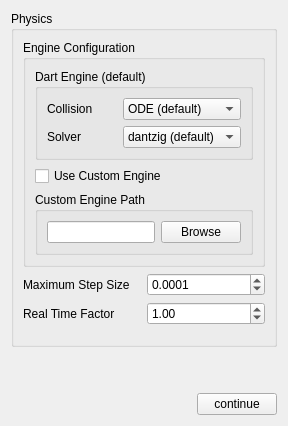
            <widget class="QWidget" name="page">
             <layout class="QGridLayout" name="gridLayout_35">
              <item row="0" column="0">
               <layout class="QVBoxLayout" name="verticalLayout_16">
                <item>
                 <widget class="QGroupBox" name="groupBox_14">
                  <property name="title">
                   <string>Physics</string>
                  </property>
                  <layout class="QGridLayout" name="gridLayout_18">
                   <item row="0" column="0">
                    <layout class="QVBoxLayout" name="verticalLayout_17">
                     <property name="bottomMargin">
                      <number>0</number>
                     </property>
                     <item>
                      <widget class="QGroupBox" name="groupBox_15">
                       <property name="title">
                        <string>Engine Configuration</string>
                       </property>
                       <layout class="QGridLayout" name="gridLayout_19">
                        <item row="0" column="0">
                         <widget class="QGroupBox" name="groupBox_16">
                          <property name="title">
                           <string>Dart Engine (default)</string>
                          </property>
                          <layout class="QGridLayout" name="gridLayout_21">
                           <item row="1" column="0">
                            <widget class="QLabel" name="label_16">
                             <property name="text">
                              <string>Solver</string>
                             </property>
                            </widget>
                           </item>
                           <item row="0" column="0">
                            <widget class="QLabel" name="label_13">
                             <property name="text">
                              <string>Collision</string>
                             </property>
                            </widget>
                           </item>
                           <item row="0" column="1">
                            <widget class="QComboBox" name="comboBox_6">
                             <property name="currentText">
                              <string>ODE (default)</string>
                             </property>
                             <item>
                              <property name="text">
                               <string>ODE (default)</string>
                              </property>
                             </item>
                             <item>
                              <property name="text">
                               <string>bullet</string>
                              </property>
                             </item>
                             <item>
                              <property name="text">
                               <string>fcl</string>
                              </property>
                             </item>
                             <item>
                              <property name="text">
                               <string>dart</string>
                              </property>
                             </item>
                            </widget>
                           </item>
                           <item row="1" column="1">
                            <widget class="QComboBox" name="comboBox_7">
                             <item>
                              <property name="text">
                               <string>dantzig (default)</string>
                              </property>
                             </item>
                             <item>
                              <property name="text">
                               <string>pgs</string>
                              </property>
                             </item>
                            </widget>
                           </item>
                          </layout>
                         </widget>
                        </item>
                        <item row="4" column="0">
                         <widget class="QGroupBox" name="groupBox_17">
                          <property name="title">
                           <string>Custom Engine Path</string>
                          </property>
                          <layout class="QGridLayout" name="gridLayout_22">
                           <item row="0" column="0">
                            <widget class="QLineEdit" name="lineEdit_5"/>
                           </item>
                           <item row="0" column="1">
                            <widget class="QPushButton" name="pushButton_6">
                             <property name="text">
                              <string>Browse</string>
                             </property>
                            </widget>
                           </item>
                          </layout>
                         </widget>
                        </item>
                        <item row="3" column="0">
                         <widget class="QCheckBox" name="checkBox_4">
                          <property name="text">
                           <string>Use Custom Engine</string>
                          </property>
                         </widget>
                        </item>
                       </layout>
                      </widget>
                     </item>
                     <item>
                      <layout class="QGridLayout" name="gridLayout_20">
                       <property name="bottomMargin">
                        <number>10</number>
                       </property>
                       <item row="1" column="0">
                        <widget class="QLabel" name="label_15">
                         <property name="text">
                          <string>Real Time Factor</string>
                         </property>
                        </widget>
                       </item>
                       <item row="0" column="1">
                        <widget class="QDoubleSpinBox" name="doubleSpinBox_17">
                         <property name="decimals">
                          <number>4</number>
                         </property>
                         <property name="singleStep">
                          <double>0.001000000000000</double>
                         </property>
                         <property name="value">
                          <double>0.000100000000000</double>
                         </property>
                        </widget>
                       </item>
                       <item row="1" column="1">
                        <widget class="QDoubleSpinBox" name="doubleSpinBox_18">
                         <property name="singleStep">
                          <double>0.100000000000000</double>
                         </property>
                         <property name="value">
                          <double>1.000000000000000</double>
                         </property>
                        </widget>
                       </item>
                       <item row="0" column="0">
                        <widget class="QLabel" name="label_14">
                         <property name="text">
                          <string>Maximum Step Size</string>
                         </property>
                        </widget>
                       </item>
                      </layout>
                     </item>
                    </layout>
                   </item>
                  </layout>
                 </widget>
                </item>
                <item>
                 <layout class="QHBoxLayout" name="horizontalLayout_8"/>
                </item>
               </layout>
              </item>
              <item row="1" column="0">
               <layout class="QGridLayout" name="gridLayout_38">
                <property name="bottomMargin">
                 <number>0</number>
                </property>
                <item row="0" column="0">
                 <spacer name="horizontalSpacer_3">
                  <property name="orientation">
                   <enum>Qt::Horizontal</enum>
                  </property>
                  <property name="sizeHint" stdset="0">
                   <size>
                    <width>40</width>
                    <height>20</height>
                   </size>
                  </property>
                 </spacer>
                </item>
                <item row="0" column="1">
                 <spacer name="verticalSpacer">
                  <property name="orientation">
                   <enum>Qt::Vertical</enum>
                  </property>
                  <property name="sizeHint" stdset="0">
                   <size>
                    <width>20</width>
                    <height>40</height>
                   </size>
                  </property>
                 </spacer>
                </item>
                <item row="1" column="1">
                 <widget class="QPushButton" name="pushButton_4">
                  <property name="text">
                   <string>continue</string>
                  </property>
                 </widget>
                </item>
               </layout>
              </item>
             </layout>
            </widget>
